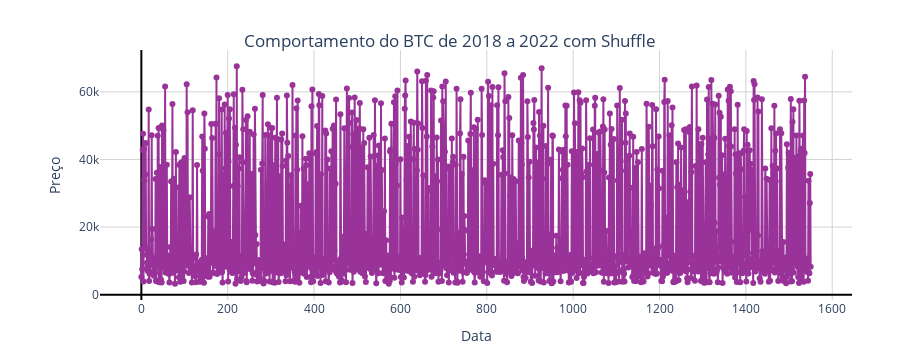

The notebook cell saved with this chart:
### Code cell
def make_fig(y_true,y_pred,index,model_name):
    fig = make_subplots(specs=[[{'secondary_y': True}]])
    fig.add_trace(
    go.Scatter(
    x=index,
    y=y_true,
    name='BTC Real',
    mode='markers+lines',
    marker_color='#993399',
    ), secondary_y=False)

    
    fig.add_trace(
        go.Scatter(
        x=index,
        y=y_pred,
        name='BTC Previsto',
        mode='lines',
        marker_color='#fd5800',#'#ccff33',
    ), secondary_y=False)

   

    fig.update_yaxes(
        title_text="Preço",
        
            secondary_y=False, 
            gridcolor='#d3d3d3', 
            zerolinecolor='black')

    fig.update_xaxes(
        title_text="Data",
            gridcolor='#d3d3d3', 
            zerolinecolor='black')

    fig.update_layout(
            paper_bgcolor='rgba(0,0,0,0)',
            plot_bgcolor='rgba(0,0,0,0)',
            margin=dict(l=100, r=0, b=50, t=50),
            height=350,
            title={'text': 'Comportamento do BTC de 2018 a 2022 com Shuffle', 'y':0.9, 'x':0.5, 'xanchor': 'center', 'yanchor': 'top'},
            )
    return fig

make_fig(df['Close'].sample(frac=1),[],[x for x in range(len(df))],model_name='BTC')

### Figure 1 — Plotly figure (JSON) as saved in the notebook; plotly's stock layout.template omitted (floating-point values rounded to 4 significant figures; data arrays with more than 128 entries replaced by an {"elided": "..."} marker saying what was removed)
{"data": [{"marker": {"color": "#993399"}, "mode": "markers+lines", "name": "BTC Real", "x": {"elided": "1551 int values"}, "y": {"elided": "1551 float values"}, "type": "scatter", "xaxis": "x", "yaxis": "y"}, {"marker": {"color": "#fd5800"}, "mode": "lines", "name": "BTC Previsto", "x": {"elided": "1551 int values"}, "y": [], "type": "scatter", "xaxis": "x", "yaxis": "y"}], "layout": {"xaxis": {"anchor": "y", "domain": [0, 0.94], "title": {"text": "Data"}, "gridcolor": "#d3d3d3", "zerolinecolor": "black"}, "yaxis": {"anchor": "x", "domain": [0, 1], "title": {"text": "Preço"}, "gridcolor": "#d3d3d3", "zerolinecolor": "black"}, "yaxis2": {"anchor": "x", "overlaying": "y", "side": "right"}, "margin": {"l": 100, "r": 0, "b": 50, "t": 50}, "title": {"text": "Comportamento do BTC de 2018 a 2022 com Shuffle", "y": 0.9, "x": 0.5, "xanchor": "center", "yanchor": "top"}, "paper_bgcolor": "rgba(0,0,0,0)", "plot_bgcolor": "rgba(0,0,0,0)", "height": 350}}
